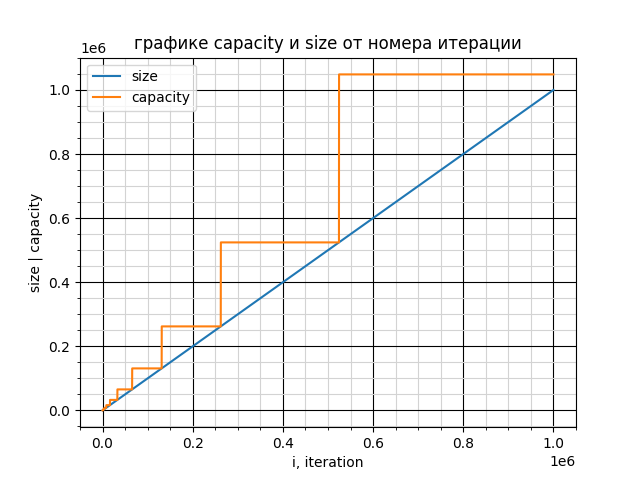

The Python source for this figure:
import matplotlib.pyplot as plt
import numpy as np
from matplotlib.pyplot import xlabel, ylabel

x=np.linspace(0,1000000, 1000000)
size=[]
capacity=[]
with open('/home/kupalnic/CLionProjects/laba_container/cmake-build-debug/push_back.txt','r') as pb:
    for line in pb:
        value = line.split()
        size.append(int(value[0]))
        capacity.append(int(value[1]))
size = np.array(size)
capacity = np.array(capacity)
plt.plot(x, size, label='size')
plt.plot(x, capacity, label='capacity')
xlabel('i, iteration')
plt.minorticks_on()
plt.grid(True, which='major', color='k')
plt.grid(True, which='minor', color='lightgray', )
ylabel('size | capacity')
plt.title('графике capacity и size от номера итерации')
plt.legend()
plt.savefig('push_back.png')
plt.show()